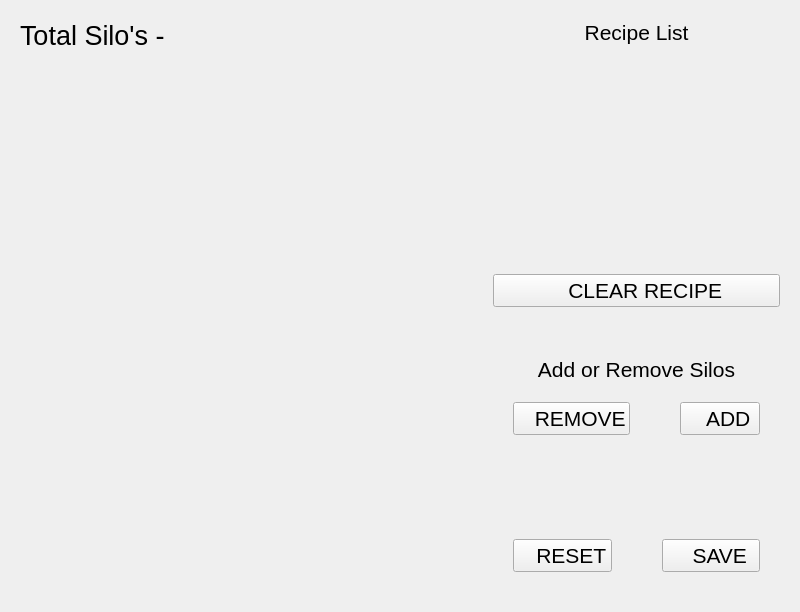
<?xml version="1.0" encoding="UTF-8"?>
<ui version="4.0">
 <class>MainWindow</class>
 <widget class="QMainWindow" name="MainWindow">
  <property name="geometry">
   <rect>
    <x>0</x>
    <y>0</y>
    <width>800</width>
    <height>612</height>
   </rect>
  </property>
  <property name="windowTitle">
   <string>MainWindow</string>
  </property>
  <widget class="QWidget" name="centralwidget">
   <layout class="QHBoxLayout" name="horizontalLayout_3">
    <property name="spacing">
     <number>0</number>
    </property>
    <property name="leftMargin">
     <number>0</number>
    </property>
    <property name="topMargin">
     <number>0</number>
    </property>
    <property name="rightMargin">
     <number>0</number>
    </property>
    <property name="bottomMargin">
     <number>0</number>
    </property>
    <item>
     <layout class="QHBoxLayout" name="mainLayout" stretch="75,25">
      <property name="spacing">
       <number>0</number>
      </property>
      <item>
       <widget class="QWidget" name="leftWidget" native="true">
        <property name="styleSheet">
         <string notr="true"/>
        </property>
        <layout class="QVBoxLayout" name="leftLayout" stretch="0,0">
         <property name="spacing">
          <number>50</number>
         </property>
         <property name="leftMargin">
          <number>20</number>
         </property>
         <property name="topMargin">
          <number>20</number>
         </property>
         <property name="rightMargin">
          <number>20</number>
         </property>
         <property name="bottomMargin">
          <number>20</number>
         </property>
         <item>
          <layout class="QHBoxLayout" name="totalSilosLayout" stretch="5,95">
           <property name="spacing">
            <number>0</number>
           </property>
           <item>
            <widget class="QLabel" name="totalSilos">
             <property name="font">
              <font>
               <pointsize>20</pointsize>
              </font>
             </property>
             <property name="styleSheet">
              <string notr="true"/>
             </property>
             <property name="text">
              <string>Total Silo's - </string>
             </property>
             <property name="alignment">
              <set>Qt::AlignLeading|Qt::AlignLeft|Qt::AlignVCenter</set>
             </property>
            </widget>
           </item>
           <item>
            <widget class="QLabel" name="totalSilosValue">
             <property name="font">
              <font>
               <pointsize>20</pointsize>
              </font>
             </property>
             <property name="styleSheet">
              <string notr="true"/>
             </property>
             <property name="text">
              <string/>
             </property>
            </widget>
           </item>
          </layout>
         </item>
         <item>
          <widget class="QScrollArea" name="silosScrollArea">
           <property name="autoFillBackground">
            <bool>false</bool>
           </property>
           <property name="styleSheet">
            <string notr="true"/>
           </property>
           <property name="frameShape">
            <enum>QFrame::NoFrame</enum>
           </property>
           <property name="lineWidth">
            <number>1</number>
           </property>
           <property name="widgetResizable">
            <bool>true</bool>
           </property>
           <widget class="QWidget" name="silosScrollAreaWidget">
            <property name="geometry">
             <rect>
              <x>0</x>
              <y>0</y>
              <width>375</width>
              <height>486</height>
             </rect>
            </property>
            <layout class="QVBoxLayout" name="verticalLayout">
             <property name="spacing">
              <number>0</number>
             </property>
             <property name="leftMargin">
              <number>0</number>
             </property>
             <property name="topMargin">
              <number>0</number>
             </property>
             <property name="rightMargin">
              <number>0</number>
             </property>
             <property name="bottomMargin">
              <number>0</number>
             </property>
             <item>
              <layout class="QGridLayout" name="silosLayout"/>
             </item>
            </layout>
           </widget>
          </widget>
         </item>
        </layout>
       </widget>
      </item>
      <item>
       <widget class="QWidget" name="rightWidget" native="true">
        <property name="styleSheet">
         <string notr="true"/>
        </property>
        <layout class="QVBoxLayout" name="rightLayout" stretch="65,5,20,10">
         <property name="spacing">
          <number>50</number>
         </property>
         <property name="leftMargin">
          <number>20</number>
         </property>
         <property name="topMargin">
          <number>20</number>
         </property>
         <property name="rightMargin">
          <number>20</number>
         </property>
         <property name="bottomMargin">
          <number>20</number>
         </property>
         <item>
          <widget class="QWidget" name="recipeDisplayWidget" native="true">
           <property name="styleSheet">
            <string notr="true"/>
           </property>
           <layout class="QVBoxLayout" name="recipeDisplayLayout" stretch="10,85,5">
            <property name="spacing">
             <number>0</number>
            </property>
            <property name="leftMargin">
             <number>0</number>
            </property>
            <property name="topMargin">
             <number>0</number>
            </property>
            <property name="rightMargin">
             <number>0</number>
            </property>
            <property name="bottomMargin">
             <number>0</number>
            </property>
            <item>
             <widget class="QLabel" name="recipeListHeader">
              <property name="font">
               <font>
                <pointsize>16</pointsize>
               </font>
              </property>
              <property name="styleSheet">
               <string notr="true"/>
              </property>
              <property name="text">
               <string>Recipe List</string>
              </property>
              <property name="alignment">
               <set>Qt::AlignCenter</set>
              </property>
             </widget>
            </item>
            <item>
             <widget class="QScrollArea" name="recipesScrollArea">
              <property name="styleSheet">
               <string notr="true"/>
              </property>
              <property name="frameShape">
               <enum>QFrame::NoFrame</enum>
              </property>
              <property name="lineWidth">
               <number>0</number>
              </property>
              <property name="widgetResizable">
               <bool>true</bool>
              </property>
              <property name="alignment">
               <set>Qt::AlignLeading|Qt::AlignLeft|Qt::AlignTop</set>
              </property>
              <widget class="QWidget" name="scrollAreaWidgetContents_2">
               <property name="geometry">
                <rect>
                 <x>0</x>
                 <y>0</y>
                 <width>343</width>
                 <height>133</height>
                </rect>
               </property>
               <property name="styleSheet">
                <string notr="true"/>
               </property>
               <layout class="QVBoxLayout" name="verticalLayout_2">
                <property name="spacing">
                 <number>0</number>
                </property>
                <property name="leftMargin">
                 <number>0</number>
                </property>
                <property name="topMargin">
                 <number>0</number>
                </property>
                <property name="rightMargin">
                 <number>0</number>
                </property>
                <property name="bottomMargin">
                 <number>0</number>
                </property>
                <item>
                 <layout class="QVBoxLayout" name="recipeListLayout">
                  <property name="spacing">
                   <number>0</number>
                  </property>
                 </layout>
                </item>
               </layout>
              </widget>
             </widget>
            </item>
            <item>
             <widget class="QLabel" name="recipeListFooter">
              <property name="styleSheet">
               <string notr="true"/>
              </property>
              <property name="text">
               <string/>
              </property>
             </widget>
            </item>
           </layout>
          </widget>
         </item>
         <item>
          <layout class="QHBoxLayout" name="clearRecipeLayout">
           <property name="spacing">
            <number>0</number>
           </property>
           <property name="leftMargin">
            <number>0</number>
           </property>
           <property name="rightMargin">
            <number>0</number>
           </property>
           <item>
            <widget class="QPushButton" name="clearRecipeBtn">
             <property name="sizePolicy">
              <sizepolicy hsizetype="Minimum" vsizetype="Minimum">
               <horstretch>0</horstretch>
               <verstretch>0</verstretch>
              </sizepolicy>
             </property>
             <property name="font">
              <font>
               <pointsize>16</pointsize>
              </font>
             </property>
             <property name="styleSheet">
              <string notr="true"/>
             </property>
             <property name="text">
              <string>   CLEAR RECIPE</string>
             </property>
             <property name="icon">
              <iconset resource="resources.qrc">
               <normaloff>:/img/minus.png</normaloff>:/img/minus.png</iconset>
             </property>
             <property name="iconSize">
              <size>
               <width>35</width>
               <height>35</height>
              </size>
             </property>
            </widget>
           </item>
          </layout>
         </item>
         <item>
          <widget class="QWidget" name="addRemSilosWidget" native="true">
           <property name="styleSheet">
            <string notr="true"/>
           </property>
           <layout class="QVBoxLayout" name="addRemSilosLayout" stretch="25,50,25">
            <property name="spacing">
             <number>0</number>
            </property>
            <property name="leftMargin">
             <number>0</number>
            </property>
            <property name="topMargin">
             <number>0</number>
            </property>
            <property name="rightMargin">
             <number>0</number>
            </property>
            <property name="bottomMargin">
             <number>0</number>
            </property>
            <item>
             <widget class="QLabel" name="addRemHeader">
              <property name="font">
               <font>
                <pointsize>16</pointsize>
               </font>
              </property>
              <property name="styleSheet">
               <string notr="true"/>
              </property>
              <property name="text">
               <string>Add or Remove Silos</string>
              </property>
              <property name="alignment">
               <set>Qt::AlignCenter</set>
              </property>
             </widget>
            </item>
            <item>
             <layout class="QHBoxLayout" name="addRemBtnLayout" stretch="50,50">
              <property name="spacing">
               <number>50</number>
              </property>
              <property name="leftMargin">
               <number>20</number>
              </property>
              <property name="topMargin">
               <number>20</number>
              </property>
              <property name="rightMargin">
               <number>20</number>
              </property>
              <property name="bottomMargin">
               <number>20</number>
              </property>
              <item>
               <widget class="QPushButton" name="removeBtn">
                <property name="sizePolicy">
                 <sizepolicy hsizetype="Preferred" vsizetype="Preferred">
                  <horstretch>0</horstretch>
                  <verstretch>0</verstretch>
                 </sizepolicy>
                </property>
                <property name="font">
                 <font>
                  <pointsize>16</pointsize>
                 </font>
                </property>
                <property name="styleSheet">
                 <string notr="true"/>
                </property>
                <property name="text">
                 <string>   REMOVE</string>
                </property>
                <property name="icon">
                 <iconset resource="resources.qrc">
                  <normaloff>:/img/minus.png</normaloff>:/img/minus.png</iconset>
                </property>
                <property name="iconSize">
                 <size>
                  <width>35</width>
                  <height>35</height>
                 </size>
                </property>
               </widget>
              </item>
              <item>
               <widget class="QPushButton" name="addBtn">
                <property name="sizePolicy">
                 <sizepolicy hsizetype="Preferred" vsizetype="Preferred">
                  <horstretch>0</horstretch>
                  <verstretch>0</verstretch>
                 </sizepolicy>
                </property>
                <property name="font">
                 <font>
                  <pointsize>16</pointsize>
                 </font>
                </property>
                <property name="styleSheet">
                 <string notr="true"/>
                </property>
                <property name="text">
                 <string>   ADD</string>
                </property>
                <property name="icon">
                 <iconset resource="resources.qrc">
                  <normaloff>:/img/plus.png</normaloff>:/img/plus.png</iconset>
                </property>
                <property name="iconSize">
                 <size>
                  <width>35</width>
                  <height>35</height>
                 </size>
                </property>
               </widget>
              </item>
             </layout>
            </item>
            <item>
             <widget class="QLabel" name="addRemFooter">
              <property name="styleSheet">
               <string notr="true"/>
              </property>
              <property name="text">
               <string/>
              </property>
             </widget>
            </item>
           </layout>
          </widget>
         </item>
         <item>
          <layout class="QHBoxLayout" name="saveCancelLayout" stretch="50,50">
           <property name="spacing">
            <number>50</number>
           </property>
           <property name="leftMargin">
            <number>20</number>
           </property>
           <property name="topMargin">
            <number>20</number>
           </property>
           <property name="rightMargin">
            <number>20</number>
           </property>
           <property name="bottomMargin">
            <number>20</number>
           </property>
           <item>
            <widget class="QPushButton" name="resetBtn">
             <property name="sizePolicy">
              <sizepolicy hsizetype="Preferred" vsizetype="Preferred">
               <horstretch>0</horstretch>
               <verstretch>0</verstretch>
              </sizepolicy>
             </property>
             <property name="font">
              <font>
               <pointsize>16</pointsize>
              </font>
             </property>
             <property name="styleSheet">
              <string notr="true"/>
             </property>
             <property name="text">
              <string>   RESET</string>
             </property>
             <property name="icon">
              <iconset resource="resources.qrc">
               <normaloff>:/img/minus.png</normaloff>:/img/minus.png</iconset>
             </property>
             <property name="iconSize">
              <size>
               <width>35</width>
               <height>35</height>
              </size>
             </property>
            </widget>
           </item>
           <item>
            <widget class="QPushButton" name="saveBtn">
             <property name="sizePolicy">
              <sizepolicy hsizetype="Preferred" vsizetype="Preferred">
               <horstretch>0</horstretch>
               <verstretch>0</verstretch>
              </sizepolicy>
             </property>
             <property name="font">
              <font>
               <pointsize>16</pointsize>
              </font>
             </property>
             <property name="styleSheet">
              <string notr="true"/>
             </property>
             <property name="text">
              <string>   SAVE</string>
             </property>
             <property name="icon">
              <iconset resource="resources.qrc">
               <normaloff>:/img/plus.png</normaloff>:/img/plus.png</iconset>
             </property>
             <property name="iconSize">
              <size>
               <width>35</width>
               <height>35</height>
              </size>
             </property>
            </widget>
           </item>
          </layout>
         </item>
        </layout>
       </widget>
      </item>
     </layout>
    </item>
   </layout>
  </widget>
 </widget>
 <resources>
  <include location="resources.qrc"/>
 </resources>
 <connections/>
</ui>
